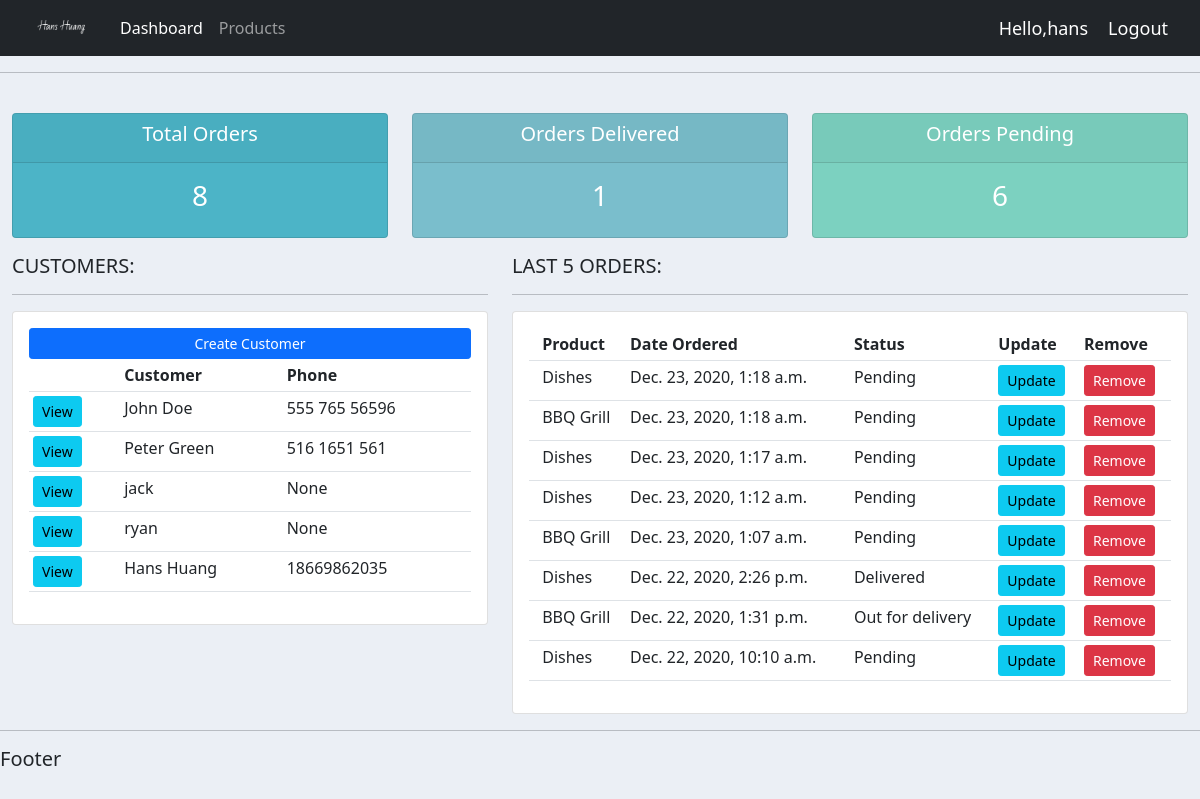
The app's page / (signed in) with its own data.
### accounts/models.py (models this page shows, shortened)
class Customer(models.Model):
    user = models.OneToOneField(User, blank=True, null=True, on_delete=models.CASCADE)
    name = models.CharField(max_length=200, null=True)
    phone = models.CharField(max_length=200, null=True)
    email = models.CharField(max_length=200, null=True)
    profile_pic = models.ImageField(default="default_profile_pic.png", null=True, blank=True)
    date_created = models.DateTimeField(auto_now_add=True, null=True)

class Order(models.Model):
    STATUS = (
        ('Pending', 'Pending'),
        ('Out for delivery', 'Out for delivery'),
        ('Delivered', 'Delivered'),
    )
    customer = models.ForeignKey(Customer, null=True, on_delete=models.SET_NULL)
    product = models.ForeignKey(Product, null=True, on_delete=models.SET_NULL)
    date_created = models.DateTimeField(auto_now_add=True, null=True)
    status = models.CharField(max_length=200, null=True, choices=STATUS)

class Product(models.Model):
    CATEGORY = (
        ('Indoor', 'Indoor'),
        ('Out Door', 'Out Door'),
    )
    name = models.CharField(max_length=200, null=True)
    price = models.FloatField(null=True)
    category = models.CharField(max_length=200, null=True, choices=CATEGORY)
    description = models.CharField(max_length=200, null=True, blank=True)
    date_created = models.DateTimeField(auto_now_add=True, null=True)
    tags = models.ManyToManyField(Tag)
    def __str__(self):
        return self.name

### accounts/decorators.py (the view)
    def wrapper_func(request, *args, **kwargs):
        group = None
        if request.user.groups.exists():
            group = request.user.groups.all()[0].name
        if group == 'customer':
            return redirect('user-page')
        if group == 'admin':
            return view_func(request, *args, **kwargs)

### accounts/views.py (called while the page is built)
@login_required(login_url='login')
@admin_only
def home(request):
    orders = Order.objects.all().order_by('-date_created')
    customers = Customer.objects.all()
    total_orders = orders.count()
    delivered = orders.filter(status='Delivered').count()
    pending = orders.filter(status='Pending').count()
    context = {
        'orders': orders,
        'customers': customers,
        'total_orders': total_orders,
        'delivered': delivered,
        'pending': pending,
    }
    return render(request, 'accounts/dashboard.html', context)

### accounts/templates/accounts/dashboard.html (shortened to what this page needs)
{% extends 'base.html' %}
{% block content %}
    {% include 'accounts/status.html' %}
    <div class="row">
        <div class="col-md-5">
            <h5>CUSTOMERS:</h5>
            <hr>
            <div class="card card-body">
                <div class="d-grid gap-1">
                    <a href="" class="btn btn-primary btn-sm" type="button">Create Customer</a>
                </div>
                <table class="table table-sm">
                    <tr>
                        <th></th>
                        <th scope="col">Customer</th>
                        <th scope="col">Phone</th>
                    </tr>
                    {% for customer in customers %}
                        <tr>
                            <td><a class="btn btn-sm btn-info" href="{% url 'customer' customer.pk %}">View</a></td>
                            <td>{{ customer.name }}</td>
                            <td>{{ customer.phone }}</td>
                        </tr>
                    {% endfor %}
                </table>
            </div>
        </div>
        <div class="col-md-7">
            <h5>LAST 5 ORDERS:</h5>
            <hr>
            <div class="card card-body">
                <table class="table table-sm">
                    <tr>
                        <th></th>
                        <th scope="col">Product</th>
                        <th scope="col">Date Ordered</th>
                        <th scope="col">Status</th>
                        <th scope="col">Update</th>
                        <th scope="col">Remove</th>
                    </tr>
                    {% for order in orders %}
                        <tr>
                            <td></td>
                            <td>{{ order.product }}</td>
                            <td>{{ order.date_created }}</td>
                            <td>{{ order.status }}</td>
                            <td><a href="{% url 'update_order' order.pk %}" class="btn btn-sm btn-info">Update</a> </td>
                            <td><a href="{% url 'delete_order' order.pk %}" class="btn btn-sm btn-danger">Remove</a> </td>
                        </tr>
                    {% endfor %}
                </table>
            </div>
        </div>
    </div>
{% endblock %}

### accounts/templates/navbar.html (shortened to what this page needs)
{% load static %}
<nav class="navbar navbar-expand-lg navbar-dark bg-dark">
    <div class="container-fluid">
        <img src="{% static 'images/signature.png' %}" height="30">
        <div class="collapse navbar-collapse" id="navbarNav">
            <ul class="navbar-nav">
                {% if request.user.is_staff %}
                    <li class="nav-item">
                        <a class="nav-link active" aria-current="page" href="{% url 'home' %}">Dashboard</a>
                    </li>
                    <li class="nav-item">
                        <a class="nav-link" href="{% url 'products' %}">Products</a>
                    </li>
                {% endif %}
            </ul>
        </div>
        <span class="hello-msg">Hello,{{ request.user }}</span>
        <span><a class="hello-msg" style="text-decoration: none" href="{% url 'logout' %}">Logout</a> </span>
    </div>
</nav>

### static/css/main.css (style rules this page uses)
body { background-color: #ebeff5; }

### accounts/templates/navbar.html (style rules this page uses)
.hello-msg { font-size: 18px; color: white; margin-right: 20px; }

### records on screen
Customer: name "John Doe", phone "555 765 56596"
Customer: name "Peter Green", phone "516 1651 561"
Customer: name "jack", phone "None"
Customer: name "ryan", phone "None"
Customer: name "Hans Huang", phone "18669862035"
Order: product "Dishes", date_created "Dec. 23, 2020, 1:18 a.m.", status "Pending"
Order: product "BBQ Grill", date_created "Dec. 23, 2020, 1:18 a.m.", status "Pending"
Order: product "Dishes", date_created "Dec. 23, 2020, 1:17 a.m.", status "Pending"
Order: product "Dishes", date_created "Dec. 23, 2020, 1:12 a.m.", status "Pending"
Order: product "BBQ Grill", date_created "Dec. 23, 2020, 1:07 a.m.", status "Pending"
Order: product "Dishes", date_created "Dec. 22, 2020, 2:26 p.m.", status "Delivered"
Order: product "BBQ Grill", date_created "Dec. 22, 2020, 1:31 p.m.", status "Out for delivery"
Order: product "Dishes", date_created "Dec. 22, 2020, 10:10 a.m.", status "Pending"

### other values on screen
{{ request.user }} "hans"
{{ total_orders }} "8"
{{ delivered }} "1"
{{ pending }} "6"
